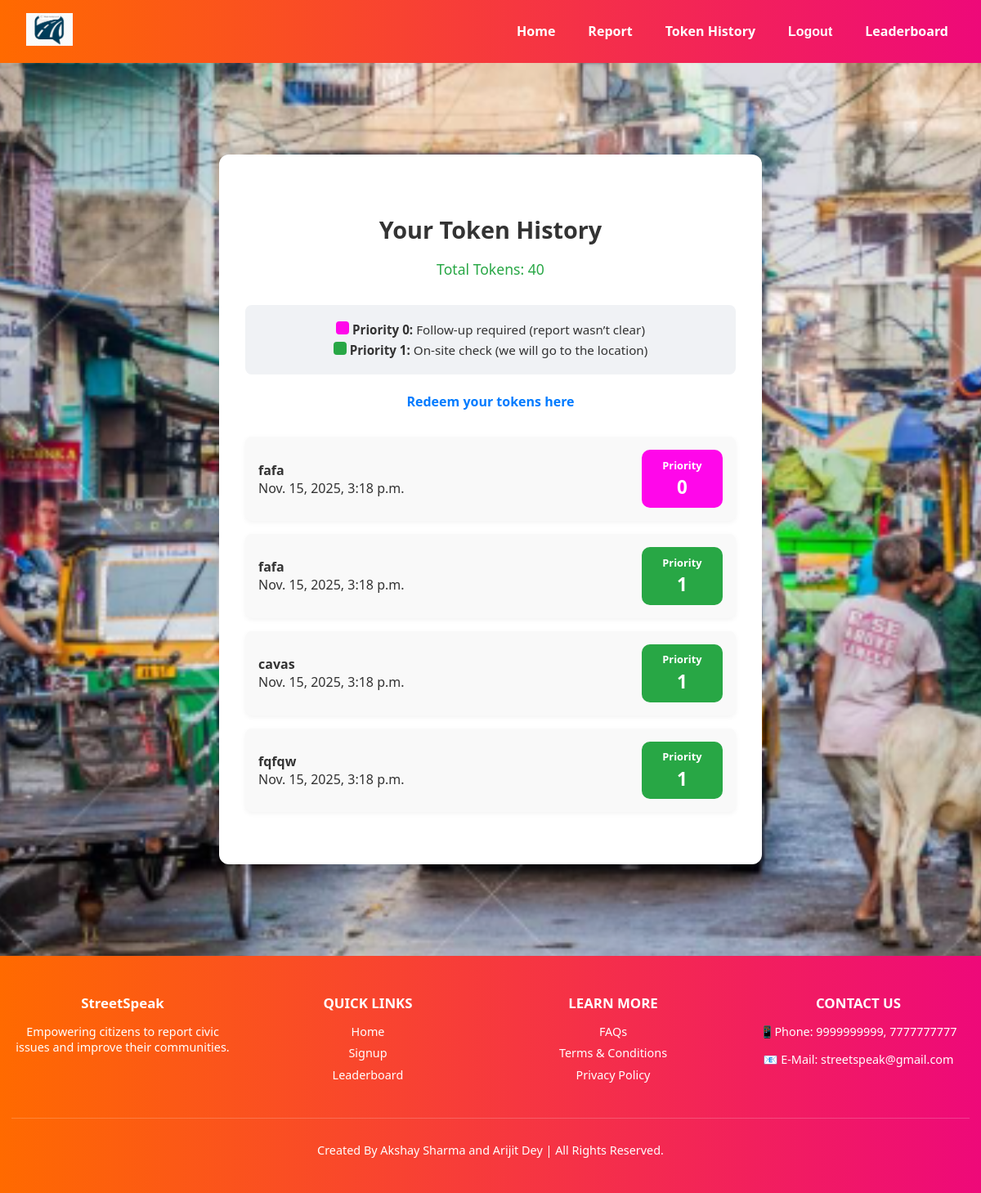
/tokens/ (signed in), run on the app's committed database.
### core/models.py (models this page shows)
class Report(models.Model):
    user = models.ForeignKey(User, on_delete=models.CASCADE)
    name = models.CharField(max_length=100)
    phone = models.CharField(max_length=15)
    location = models.CharField(max_length=255)
    description = models.TextField()
    image = models.ImageField(upload_to='reports/')
    submitted_at = models.DateTimeField(auto_now_add=True)
    scanned = models.BooleanField(default=False)
    priority = models.IntegerField(default=0)

### core/views.py (the view)
# urls.py: path('tokens/', views.token_history, name='token_history'),
def token_history(request):
    reports = Report.objects.filter(user=request.user).order_by('-submitted_at')
    token_obj, _ = UserToken.objects.get_or_create(user=request.user)
    return render(request, 'token_history.html', {'reports': reports, 'tokens': token_obj.tokens})

### core/templates/token_history.html (shortened to what this page needs)
{% extends 'base.html' %}
{% load static %}
{% block extra_css %}
<link rel="stylesheet" href="{% static 'css/token_history.css' %}">
{% endblock %}
{% block content %}
<div class="token-container">
    <h2>Your Token History</h2>
    <p class="token-count">Total Tokens: {{ tokens }}</p>
    <div class="priority-legend">
        <p>
            <span class="legend-box legend-priority-0"></span>
            <strong>Priority 0:</strong> Follow‑up required (report wasn’t clear)
        </p>
        <p>
            <span class="legend-box legend-priority-1"></span>
            <strong>Priority 1:</strong> On‑site check (we will go to the location)
        </p>
    </div>
    <p class="redeem-link">
    <a href="{% url 'rewards' %}">Redeem your tokens here</a>
    </p>
    <ul class="token-list">
        {% for report in reports %}
        <li class="token-item">
            <div class="token-left">
                <strong>{{ report.description }}</strong><br>
                {{ report.submitted_at }}
            </div>
            <div class="token-right priority-{{ report.priority }}">
                <span class="priority-label">Priority</span>
                <span class="priority-value">{{ report.priority }}</span>
            </div>
        </li>
        {% endfor %}
    </ul>
</div>
{% endblock %}

### core/static/css/style.css (style rules this page uses)
body { margin: 0; padding: 0; font-family: 'Segoe UI', sans-serif; color: #333; background-image: url('/static/Bgpic.png'); background-size: cover; background-position: center; background-repeat: no-repeat; background-attachment: fixed; background-color: rgba(0, 0, 0, 0.5); }
html, body { height: 100%; margin: 0; padding: 0; }

### core/static/css/token_history.css (style rules this page uses)
body { margin: 0; padding: 0; font-family: 'Segoe UI', sans-serif; background-color: #f0f2f5; }
.token-container { background-color: #fff; padding: 3rem 2rem; border-radius: 12px; box-shadow: 0 6px 16px rgba(0, 0, 0, 0.1); width: 600px; max-width: 90%; margin: 10vh auto; text-align: center; }
.token-container h2 { margin-bottom: 1rem; font-size: 1.8rem; color: #333; }
.token-count { font-size: 1.1rem; margin-bottom: 2rem; color: #28a745; }
.token-list { list-style: none; padding: 0; text-align: left; }
.token-list li { background-color: #f9f9f9; padding: 1rem; margin-bottom: 1rem; border-radius: 8px; box-shadow: 0 2px 6px rgba(0,0,0,0.05); }
.token-item { display: flex; justify-content: space-between; align-items: center; background-color: #f9f9f9; padding: 1rem; margin-bottom: 1rem; border-radius: 8px; box-shadow: 0 2px 6px rgba(0,0,0,0.05); }
.token-left { flex: 1; text-align: left; }
.token-right { display: flex; flex-direction: column; align-items: center; justify-content: center; font-weight: bold; padding: 0.6em; border-radius: 10px; min-width: 80px; text-align: center; }
.priority-label { font-size: 0.8em; color: #fff; margin-bottom: 0.2em; }
.priority-value { font-size: 1.4em; color: #fff; }
.priority-0 { background-color: #ff07ea; }
.priority-1 { background-color: #28a745; }
.redeem-link { margin-bottom: 2rem; font-size: 1rem; }
.redeem-link a { color: #007bff; text-decoration: none; font-weight: bold; }
.priority-legend { background-color: #f0f2f5; padding: 1em; border-radius: 8px; margin-bottom: 1.5em; font-size: 0.95em; color: #333; }
.priority-legend p { margin: 0.3em 0; }
.legend-box { display: inline-block; width: 16px; height: 16px; border-radius: 4px; }
.legend-priority-0 { background-color: #ff07ea; }
.legend-priority-1 { background-color: #28a745; }

### data on the page
Report: description "fafa", submitted_at "Nov. 15, 2025, 3:18 p.m.", priority "0"
Report: description "fafa", submitted_at "Nov. 15, 2025, 3:18 p.m.", priority "1"
Report: description "cavas", submitted_at "Nov. 15, 2025, 3:18 p.m.", priority "1"
Report: description "fqfqw", submitted_at "Nov. 15, 2025, 3:18 p.m.", priority "1"

### other printed values
{{ tokens }} "40"
